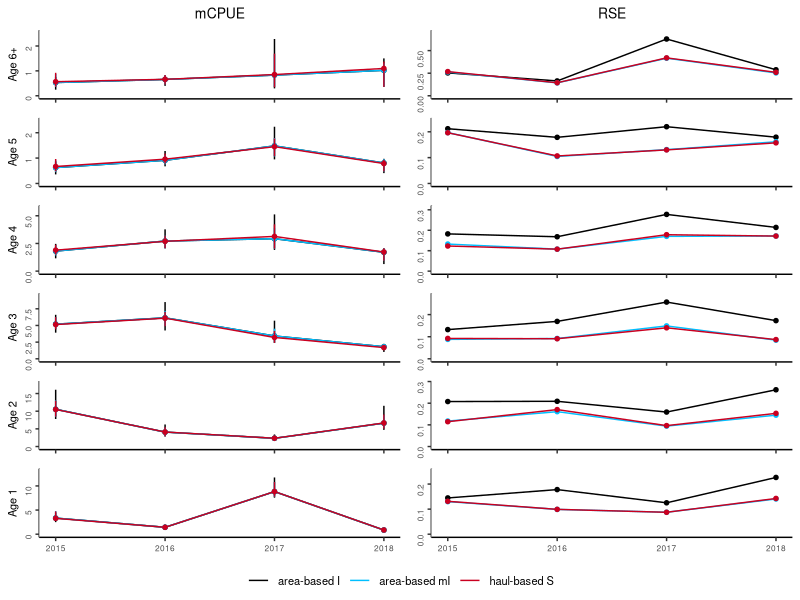
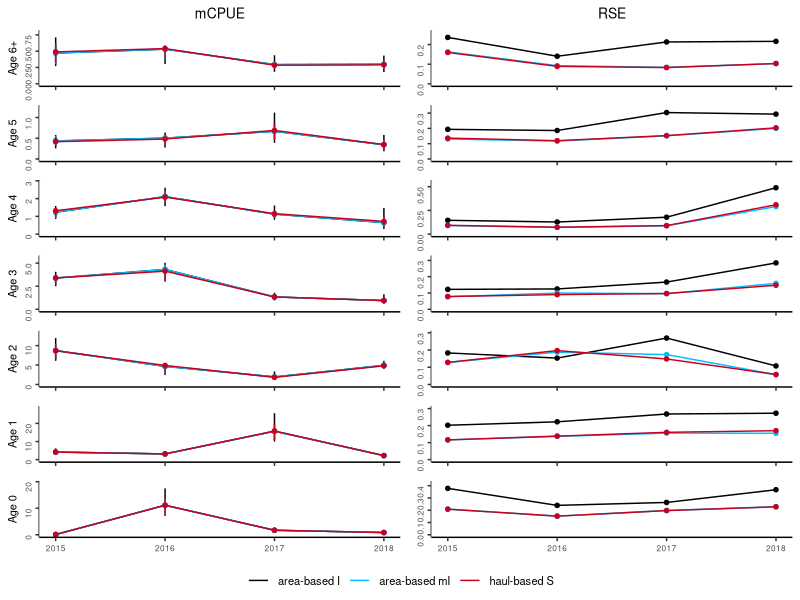
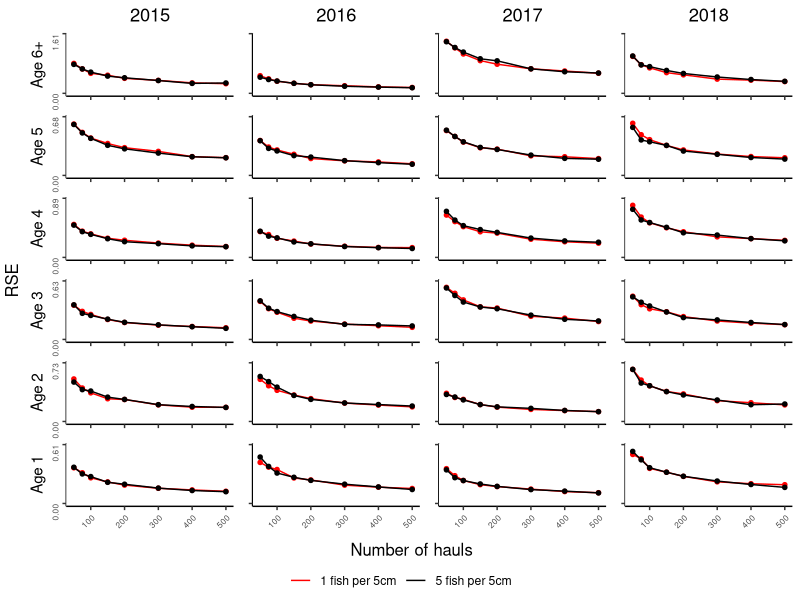
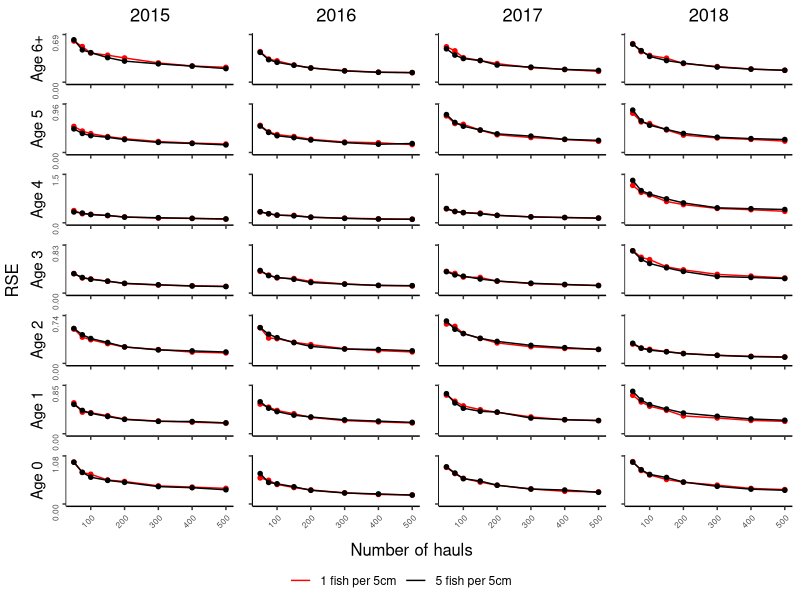
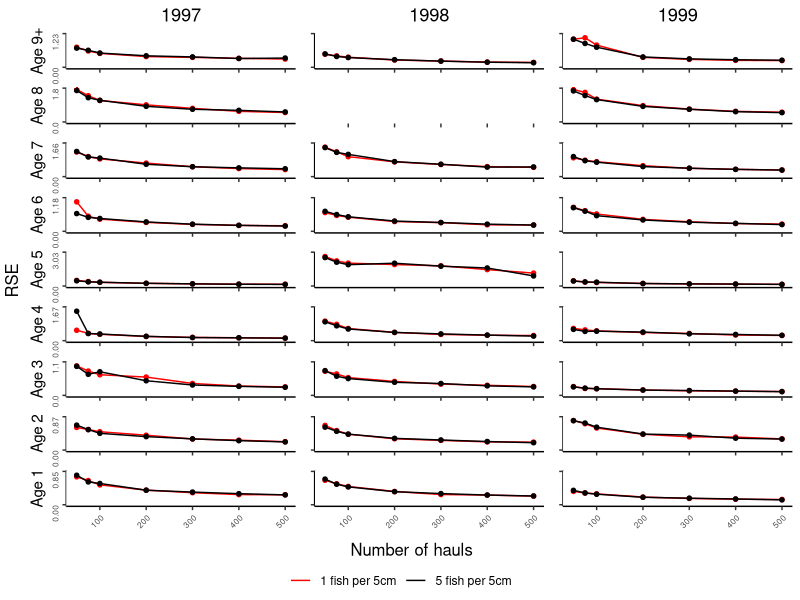
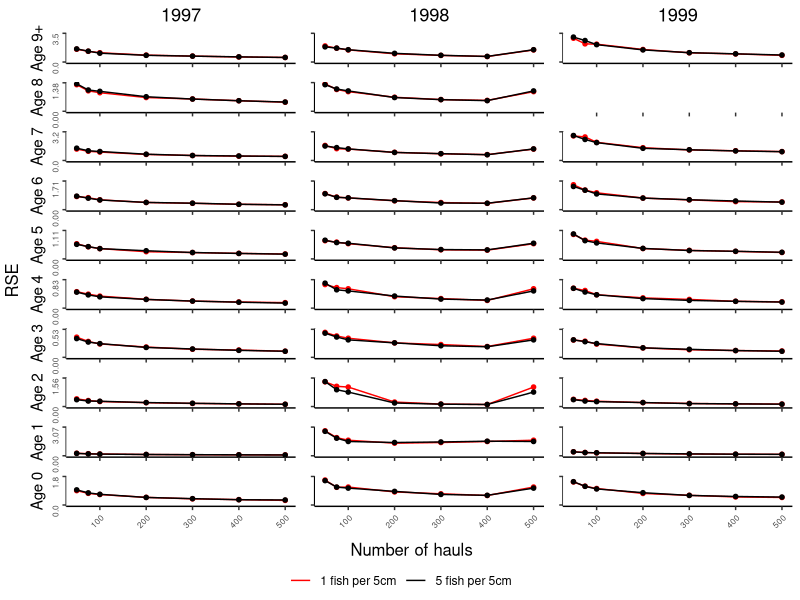

These charts were generated, in order, by the following R code:
#
# Example of tabulated plot inspired by Gerritsen et al. 2006
#

library(ggplot2)
library(grid)
library(gridExtra)
library(egg)

#' @noRd
makeColorMap <- function(columns, color){
  colors <- as.list(rep(color, length(columns)))
  names(colors) <- columns
  return(colors)
}

#' generates function for passing to tickmarks
#' tickfunctions have n number of ticks
#' lowest tick is 0
#' highes ttick is rounded of from ymax (digits determine rounding)
#' mid tick is rounded midpoint
genTickMarksFunction <- function(n=3, digits=1, slack=0.01){
  roundf <- function(x){floor(x * (10**digits))/(10**digits)}
  tickfun <- function(lim){
    if (is.infinite(lim[2]) | is.na(lim[2])){
      return(c(0.0))
    }
    maxl <- lim[2]-slack
    minl <- 0
    step <- maxl/(n-1)
    ticks <- sapply(seq(minl, maxl, step), roundf)
    return(ticks)
  }
}

#' generates function for passing to tickmaks
#' tickfunctions tries a range of preset scales form 0 to ymax 
#' and chooses the one that leaves fewer tickmars, exceding n
genTickMarksTester <- function(n=3, steps=c(.001, 0.0025, 0.005, 0.01, 0.025, 0.05, 0.1, 0.25, 0.5, 1, 2.5, 5, 10, 25, 50, 100, 250, 500)){
  
  stopifnot(all(steps == sort(steps)))
  
  tickfun <- function(lim){
    maxl <- lim[2]
    if (is.infinite(maxl) | is.na(maxl)){
      return(c(0.0))
    }
    minl <- 0
    for (step in rev(steps)){
      ticks <- seq(minl, maxl, step)
      
      if (length(ticks) >= 3){
        return(ticks)
      }
    }
    stop("Could not make tickmarks")
  }
}
ticks3 <- genTickMarksTester()
ticks2 <- genTickMarksFunction(2,2)

#' @noRd
panelPlotOverlay <- function(plotData, columnGroups, xVariable, yVariable, yVariableUpper, yVariableLower, xlimrow, ylimcol, showX=F, showY=F, ylabel="", basetheme=NULL, titletext="", pointcol=NULL, linecol=NULL, errorcol=NULL, tickmarks=NULL){

  panelplot <- ggplot(plotData, aes_string(x=xVariable, y=yVariable)) + xlim(xlimrow) + ylab(ylabel) + ylim(ylimcol)

  cols <- unique(plotData[,columnGroups])
  for (col in cols){
    colData <- plotData[plotData[,columnGroups] == col,]
    if (!is.null(yVariableUpper) & !is.null(yVariableLower)){
      panelplot <- panelplot + geom_linerange(data=colData, aes_string(ymin=yVariableLower, ymax=yVariableUpper), color=errorcol[[col]])
    }
    #points and lines
    if (nrow(colData) == 0){
      panelplot <- panelplot + geom_blank()
    }
    else{
      panelplot <- panelplot + geom_line(data=colData, aes_string(color=columnGroups))  + geom_point(data=colData, shape=20, size=2, color=pointcol[[col]])
    }

    if (!is.null(title) & col == cols[1]){
      panelplot <- panelplot + ggtitle(titletext)
    }

  }

  panelplot <- panelplot + scale_color_manual(values = unlist(linecol))
  
  panelplot <- panelplot + basetheme()
  panelplot <- panelplot + theme(panel.grid.minor = element_blank(), panel.grid.major = element_blank())
  if (!is.null(tickmarks)){
    panelplot <- panelplot + scale_y_continuous(breaks=tickmarks, limits = ylimcol)
  }
  if (!showX){
    panelplot <- panelplot + theme(axis.title.x = element_blank(), axis.text.x=element_blank())
  }
  else{
    panelplot <- panelplot + theme(axis.title.x = element_blank())
  }

  if (!showY){
    panelplot <- panelplot + theme(axis.title.y = element_blank(), axis.text.y=element_blank())
  }

  return(panelplot)
}


#' Table plot
#' @description
#'  makes a tabulated plot of estimates grouped by two covariates, one for columns, one for rows. axes of all plots are the same variables.
#' @details
#' @param data data.table() with data, must contain columns identified by parameters 'columnGroups', 'rowGroups', 'xVariable' and 'yVariable'
#' @param columnGroups character() identifies column in data that identifies the grouping used for columns in the plot
#' @param rowGRoups character() identifies column in data that identifies the grouping used for rows in the plot
#' @param xVariable character() identifies column in data containting variable to be used for x-axis
#' @param yVariable character() identifies column in data containing variable to be used for y-axis
#' @param overlayGroups character() identifies column in data specifying the groups to be overlayed
#' @param ylab character(), optional, label for y-axis, if not provided 'yVariable' will be used.
#' @param ymin numeric(), optional, lower bounds of y axis, if not NULL y axis will be adopted to data for each column
#' @param ymax numeric(), optional, upper bounds of y axis, if not provided y axis will be adopted to data for each column
#' @param xlim vector, optional, lower and upper bounds of x axis, if not provided y axis will be adapted to data for each row
#' @param pointcol character() or named list mapping the values in data[,columnGroups] to colors, color of points in plots
#' @param linecol character() or named list mapping the values in data[,columnGroups] to colors color of connecting lines in plots
#' @param errorcol character() or named list mapping the values in data[,columnGroups] to colors color of error bars
#' @param tickmarks numeric() specifies tickmarks for y-axis
#' @param basetheme ggplot2 - theme function to use for plotting. Default adjusts y-axis label alignments to account for variable width of tick-labels.
#' @param reverseX logical() whether to reverse X axes
#' @param hLineCol character() specify any column that should be used for horisontal reference lines
stackedPanelsOverlay <- function(data, columnGroups, rowGroups, xVariable, yVariable, overlayGroups, ylab=NULL, xlab=NULL, xlim=NULL, ymin=0, ymax=NULL, pointcol="black", linecol="#cb181d", errorcol="#cb181d", tickmarks=NULL, basetheme=function(x){ggplot2::theme_classic() + theme(plot.title = element_text(hjust = 0.5), axis.text.y = element_text(angle = 90, hjust = 1, size=6))}, reverseX=F, hLineCol=NULL){

  if(is.numeric(columnGroups) | is.numeric(rowGroups)){
    stop("ColumnGroups and rowGroups can not be numeric variables. Covert with as.character()")
  }

  if (!all(c(columnGroups, rowGroups, xVariable, yVariable) %in% names(data))){
    stop("Some arguments (columnGroups, rowGroups, xVariable, yVariable) not found in data.")
  }

  if (any(is.na(data[,c(columnGroups, rowGroups, xVariable)]))){
    stop("NAs in grouping variables or x variable")
  }

  if (is.null(ylab)){
    ylab <- yVariable
  }

  if (is.null(xlab)){
    xlab <- xVariable
  }

  rows <- sort(unique(unlist(data[,rowGroups])), decreasing = T)
  cols <- sort(unique(unlist(data[,columnGroups])))
  og <- sort(unique(unlist(data[,overlayGroups])))
  if (is.character(linecol)){
    linecol <- makeColorMap(og, linecol)
  }
  if (is.character(pointcol)){
    pointcol <- makeColorMap(og, pointcol)
  }
  if (is.character(errorcol)){
    errorcol <- makeColorMap(og, errorcol)
  }

  panels <- list()
  for (row in rows){

    #determine ylims if necessary
    minvar <- yVariable
    miny <- ymin
    if (is.null(miny)){
      miny <- min(data[data[,rowGroups] == row,minvar])
      miny <- miny - abs(miny) * .1
    }

    maxvar <- yVariable
    maxy <- ymax
    if (is.null(maxy)){
      maxy <- max(data[data[,rowGroups] == row,maxvar])
      maxy <- maxy + abs(maxy) * .1
    }
    ylimcol <- c(miny, maxy)

    for (col in cols){
      xlimrow <- xlim
      if (is.null(xlimrow)){
        xlimrow <- c(min(data[data[,columnGroups] == col,xVariable]), max(data[data[,columnGroups] == col,xVariable]))
      }

      title <- NULL
      if (row == rows[1]){
        title = col
      }

      plotdata <- data[data[,columnGroups] == col & data[,rowGroups] == row,]

      referenceline <- NULL
      if (!is.null(hLineCol)){
        stopifnot(length(unique(unlist(plotdata[,hLineCol])))==1)
        referenceline <- unlist(plotdata[,hLineCol])[1]
      }

      panel <- panelPlotOverlay(plotdata, overlayGroups, xVariable, yVariable, yVariableUpper=NULL, yVariableLower=NULL, xlimrow, ylimcol, showX=(row == rows[length(rows)]), showY=(col == cols[1]), ylabel=row, basetheme=basetheme, title=title, pointcol=pointcol, linecol=linecol, errorcol=errorcol, tickmarks=tickmarks)
      panel <- panel + theme(legend.position="none")
      panels[[paste(row, col, sep="/")]] <- panel

    }
  }

  g <- ggplotGrob(panels[[1]] + theme(legend.position="bottom", legend.title = element_blank()))$grobs
  legend <- g[[which(sapply(g, function(x) x$name) == "guide-box")]]
  lheight <- sum(legend$height)
  grid.arrange(
    ggarrange(
      plots=panels,
      nrow=length(rows),
      left=ylab,
      bottom=xlab,draw=F
    ),
    legend,
    ncol = 1,
    heights = unit.c(unit(1, "npc") - lheight, lheight))
}

#' Makes Two column plot-table
#' Same x-axis, and row-categories, but two different y-axis for the different groups.
#' values for each of the column groups are plotted on top of each other in the column to the right for yvariable1
#' values for each of the column groups are plotted on top of each other in the column to the left for yvariable2
overlayedColumnPlot <- function(data, columnGroups, rowGroups, xVariable, yVariable1, yVariable2, yVariable1Lower=NULL, yVariable1Upper=NULL, yVariable2Lower=NULL, yVariable2Upper=NULL, ylab1=NULL, ylab2=NULL, xlab=NULL, xlim=NULL, ymin1=0, ymin2=0, ymax1=NULL, ymax2=NULL, pointcol="black", linecol="#cb181d", errorcol="#cb181d", tickmarksY1=NULL, tickmarksY2=NULL, basetheme=function(x){ggplot2::theme_classic() + theme(plot.title = element_text(hjust = 0.5, size=10), axis.title.y = element_text(size=8), axis.text.y = element_text(angle = 90, hjust = 1, size=6), axis.text.x=element_text(size=6), legend.text = element_text(size=8))}){
  if(is.numeric(columnGroups) | is.numeric(rowGroups)){
    stop("ColumnGroups and rowGroups can not be numeric variables. Covert with as.character()")
  }

  if (!all(c(columnGroups, rowGroups, xVariable, yVariable1, yVariable2) %in% names(data))){
    stop("Some arguments (columnGroups, rowGroups, xVariable, yVariable1, yvaraible2) not found in data.")
  }

  if (any(is.na(data[,c(columnGroups, rowGroups, xVariable)]))){
    stop("NAs in grouping variables or x variable")
  }

  if (is.null(yVariable1Upper) + is.null(yVariable1Lower) == 1){
    stop("Provide either both yVariableUpper and yVariableLower, or neither of them")
  }
  if (is.null(yVariable2Upper) + is.null(yVariable2Lower) == 1){
    stop("Provide either both yVariableUpper and yVariableLower, or neither of them")
  }

  if (is.null(ylab1)){
    ylab1 <- yVariable1
  }
  if (is.null(ylab2)){
    ylab2 <- yVariable2
  }

  if (is.null(xlab)){
    xlabel <- xVariable
  }
  else{
    xlabel <- xlab
  }

  rows <- sort(unique(unlist(data[,rowGroups])), decreasing = T)
  cols <- sort(unique(unlist(data[,columnGroups])))

  if (is.character(linecol)){
    linecol <- makeColorMap(cols, linecol)
  }
  if (is.character(pointcol)){
    pointcol <- makeColorMap(cols, pointcol)
  }
  if (is.character(errorcol)){
    errorcol <- makeColorMap(cols, errorcol)
  }

  panels <- list()
  for (row in rows){

    #determine ylims for yVariable1 if necessary
    minvar1 <- yVariable1
    if (!is.null(yVariable1Lower)){
      minvar1 <- yVariable1Lower
    }
    miny1 <- ymin1
    if (is.null(miny1)){
      miny1 <- min(data[data[,rowGroups] == row,minvar1])
      miny1 <- miny1 - abs(miny1) * .1
    }

    maxvar1 <- yVariable1
    if (!is.null(yVariable1Upper)){
      maxvar1 <- yVariable1Upper
    }
    maxy1 <- ymax1
    if (is.null(maxy1)){
      maxy1 <- max(data[data[,rowGroups] == row,maxvar1])
      maxy1 <- maxy1 + abs(maxy1) * .1
    }
    ylim1col <- c(miny1, maxy1)


    #determine ylims for yVariable2 if necessary
    minvar2 <- yVariable2
    if (!is.null(yVariable2Lower)){
      minvar2 <- yVariable2Lower
    }
    miny2 <- ymin2
    if (is.null(miny2)){
      miny2 <- min(data[data[,rowGroups] == row,minvar2])
      miny2 <- miny2 - abs(miny2) * .1
    }

    maxvar2 <- yVariable2
    if (!is.null(yVariable2Upper)){
      maxvar2 <- yVariable2Upper
    }
    maxy2 <- ymax2
    if (is.null(maxy2)){
      maxy2 <- max(data[data[,rowGroups] == row,maxvar2])
      maxy2 <- maxy2 + abs(maxy2) * .1
    }
    ylim2col <- c(miny2, maxy2)

    #get x-axis and title params
    xlimrow <- xlim
    if (is.null(xlimrow)){
      xlimrow <- c(min(data[,xVariable]), max(data[,xVariable]))
    }

    title1 <- NULL
    if (row == rows[1]){
      title1 = yVariable1
    }
    title2 <- NULL
    if (row == rows[1]){
      title2 = yVariable2
    }

    plotdata <- data[data[,rowGroups] == row,]
    #plot yvar1
    panel <- panelPlotOverlay(plotdata, columnGroups, xVariable, yVariable1, yVariable1Upper, yVariable1Lower, xlimrow, ylim1col, showX=(row == rows[length(rows)]), showY=T, ylabel=row, basetheme=basetheme, title=title1, pointcol=pointcol, linecol=linecol, errorcol=errorcol, tickmarks=tickmarksY1)
    panel <- panel + theme(legend.position="none")
    panels[[paste(row, "yvar1", sep="/")]] <- panel

    #plot yvar2
    panel <- panelPlotOverlay(plotdata, columnGroups, xVariable, yVariable2, yVariable2Upper, yVariable2Lower, xlimrow, ylim2col, showX=(row == rows[length(rows)]), showY=T, ylabel=NULL, basetheme=basetheme, title=title2, pointcol=pointcol, linecol=linecol, errorcol=errorcol, tickmarks=tickmarksY2)
    panel <- panel + theme(legend.position="none")
    panels[[paste(row, "yvar2", sep="/")]] <- panel

  }


  g <- ggplotGrob(panels[[1]] + theme(legend.position="bottom", legend.title = element_blank()))$grobs
  legend <- g[[which(sapply(g, function(x) x$name) == "guide-box")]]
  lheight <- sum(legend$height)
  grid.arrange(
    ggarrange(
      plots=panels,
      nrow=length(rows),
      left=ylab,
      bottom=xlab,draw=F
    ),
    legend,
    ncol = 1,
    heights = unit.c(unit(1, "npc") - lheight, lheight))

}

warning("Change file reference to package location")
warning("Check which CI to use")
warning("Check axis labels")


#
# compare the estimated mCPUE from the two ALKs for each age group (showing confidence intervals)
#

alkresult <- read.csv("data/ALKs_results.csv", sep=";", stringsAsFactors = F, dec = ",", na.strings = c("#N/A"))

areab <- alkresult$ALK %in% "area based"
haulb <- alkresult$ALK %in% "haul based"
alkresult[areab,5] <- "area-based"
alkresult[haulb,5] <- "haul-based"


alkresult$bs <- NULL
alkresult[alkresult$Bootstrap=="Stratified", "bs"] <- "S"
alkresult[alkresult$Bootstrap=="ICES-IBTS", "bs"] <- "I"
alkresult[alkresult$Bootstrap=="Modified-ICES", "bs"] <- "mI"
alkresult[alkresult$ALK == "area based", "ALK"] <- "area-based"
alkresult[alkresult$ALK == "haul based", "ALK"] <- "haul-based"
alkresult$ALKm <- paste(alkresult$ALK, alkresult$bs, sep=" ")
alkresult$age <- paste("Age", alkresult$age)
alkresult$RSE <- alkresult$sd / alkresult$mCPUE


estimator_colors <- list()

estimator_colors[["area-based I"]] <- "#000000"   # "#92c5de"
estimator_colors[["area-based mI"]] <-"#00BFFF"  #"#0000CD"  #"#0571b0"
estimator_colors[["haul-based S"]] <- "#ca0020"

####
# Plot 1
# Using Q1 and all years
#
#

#path= "G:/DOCUMENTS/IBTSgithub3/New-IBTS-Project/TestPackage/ices/figures/"
alkq1 <- alkresult[alkresult$Quarter=="Q1",]
alkq1 <- alkq1[alkq1$age != "Age 0",]

pdf(file = "ices/figures/ALK_Bootstrap_Plots_Edvin/mCpueRseQ1a.pdf", width=3.35, onefile = F) #85mm in inches (3.35) or 170mm (6.69 inches)
overlayedColumnPlot(data = alkq1, columnGroups = "ALKm", rowGroups = "age", xVariable = "Year", yVariable1 = "mCPUE", yVariable2 = "RSE", yVariable1Lower = "Q025", yVariable1Upper = "Q975", tickmarksY1 = ticks3, tickmarksY2=ticks3, pointcol = estimator_colors, linecol = estimator_colors, errorcol = estimator_colors)
dev.off()

####
# Plot 2 - for supplementary
# As plot 1, but for Q3, retaining age group 0
# Using Q3 and all years
alkq3 <- alkresult[alkresult$Quarter=="Q3",]
pdf(file = "ices/figures/ALK_Bootstrap_Plots_Edvin/suppMatMcpueRseQ3.pdf", width=3.35, onefile = F) #85mm in inches
overlayedColumnPlot(data = alkq3, columnGroups = "ALKm", rowGroups = "age", xVariable = "Year", yVariable1 = "mCPUE", yVariable2 = "RSE", yVariable1Lower = "Q025", yVariable1Upper = "Q975", tickmarksY1 = ticks3, tickmarksY2=ticks3, pointcol = estimator_colors, linecol = estimator_colors, errorcol = estimator_colors)
dev.off()


####
# Plot 7
# overlay 1 and 5 for otholith per 5 cm

resamplingCol <- list()
resamplingCol[["1 fish per 5cm"]] <- "red"
resamplingCol[["5 fish per 5cm"]] <- "black"

resamplingOtolithsAndHauls <- read.csv("OtolithsAndHauls_Results_2015_2018/OtolAndHaul_1_5_per_5cm_areaBased2015_2018.csv", sep=";", stringsAsFactors = F, na.strings=c("NA"))
oneFish <- resamplingOtolithsAndHauls$Otolith_per5cm %in% 1
fiveFish <- resamplingOtolithsAndHauls$Otolith_per5cm %in% 5
resamplingOtolithsAndHauls[oneFish,5] <- "1 fish per 5cm"
resamplingOtolithsAndHauls[fiveFish,5] <- "5 fish per 5cm"

resamplingOtolithsAndHauls$cv <- resamplingOtolithsAndHauls$sd / resamplingOtolithsAndHauls$bootstrapMean
resamplingOtolithsAndHauls$age <- paste("Age", resamplingOtolithsAndHauls$age)
resamplingOtolithsAndHauls$Year <- as.character(resamplingOtolithsAndHauls$Year)
resamplingOtolithsAndHauls$Otolith_per5cm <- as.character(resamplingOtolithsAndHauls$Otolith_per5cm)
resamplingOtolithsAndHaulsQ1 <- resamplingOtolithsAndHauls[resamplingOtolithsAndHauls$Quarter=="Q1",]
resamplingOtolithsAndHaulsQ1 <- resamplingOtolithsAndHaulsQ1[resamplingOtolithsAndHaulsQ1$age != "Age 0",]

pdf(file = "ices/figures/ALK_Bootstrap_Plots_Edvin/resamplingAgeAndHaulsQ1.pdf", width=3.35, onefile = F) #85mm in inches
stackedPanelsOverlay(data = resamplingOtolithsAndHaulsQ1, columnGroups = "Year", rowGroups = "age", xVariable = "N", yVariable = "cv", overlayGroups="Otolith_per5cm", xlab="Number of hauls", ylab="RSE", ymin=0, pointcol = resamplingCol, linecol = resamplingCol, errorcol = resamplingCol, tickmarks = ticks2, basetheme=function(x){ggplot2::theme_classic() + theme(plot.title = element_text(hjust = 0.5), axis.text.y = element_text(angle = 90, hjust = 1, size=6), axis.text.x = element_text(angle = 45, hjust = 1, size=6))})
dev.off()

####
# Plot 8 - supplementary
# Like plot 7, but for Q3 and including aGE GROUP 0
resamplingOtolithsAndHaulsQ3 <- resamplingOtolithsAndHauls[resamplingOtolithsAndHauls$Quarter=="Q3",]
pdf(file = "ices/figures/ALK_Bootstrap_Plots_Edvin/suppMatResamplingAgeAndHaulsQ3.pdf", width=3.35, onefile = F) #85mm in inches
stackedPanelsOverlay(data = resamplingOtolithsAndHaulsQ3, columnGroups = "Year", rowGroups = "age", xVariable = "N", yVariable = "cv", overlayGroups="Otolith_per5cm", xlab="Number of hauls", ylab="RSE", ymin=0, pointcol = resamplingCol, linecol = resamplingCol, errorcol = resamplingCol, tickmarks = ticks2, basetheme=function(x){ggplot2::theme_classic() + theme(plot.title = element_text(hjust = 0.5), axis.text.y = element_text(angle = 90, hjust = 1, size=6), axis.text.x = element_text(angle = 45, hjust = 1, size=6))})
dev.off()

####
# Plot 9  - supplementary
# Like plot 7, but for 1997 - 1999
resamplingOtolithsAndHauls <- read.csv("OtolithsAndHauls_Results_1997_1999/OtolAndHaul_1_5_per_5cm_areaBased1997_1999.csv", sep=";", stringsAsFactors = F, na.strings=c("NA"))
oneFish <- resamplingOtolithsAndHauls$Otolith_per5cm %in% 1
fiveFish <- resamplingOtolithsAndHauls$Otolith_per5cm %in% 5
resamplingOtolithsAndHauls[oneFish,6] <- "1 fish per 5cm"
resamplingOtolithsAndHauls[fiveFish,6] <- "5 fish per 5cm"

resamplingOtolithsAndHauls$cv <- resamplingOtolithsAndHauls$sd / resamplingOtolithsAndHauls$bootstrapMean
resamplingOtolithsAndHauls$age <- paste("Age", resamplingOtolithsAndHauls$age)
resamplingOtolithsAndHauls$Year <- as.character(resamplingOtolithsAndHauls$Year)
resamplingOtolithsAndHauls$Otolith_per5cm <- as.character(resamplingOtolithsAndHauls$Otolith_per5cm)
resamplingOtolithsAndHaulsQ1 <- resamplingOtolithsAndHauls[resamplingOtolithsAndHauls$Quarter=="Q1",]
resamplingOtolithsAndHaulsQ1 <- resamplingOtolithsAndHaulsQ1[resamplingOtolithsAndHaulsQ1$age != "Age 0",]

pdf(file = "ices/figures/ALK_Bootstrap_Plots_Edvin/suppMatResamplingAgeAndHaulsQ197-99.pdf", width=3.35, onefile = F) #85mm in inches
stackedPanelsOverlay(data = resamplingOtolithsAndHaulsQ1, columnGroups = "Year", rowGroups = "age", xVariable = "N", yVariable = "cv", overlayGroups="Otolith_per5cm", xlab="Number of hauls", ylab="RSE", ymin=0, pointcol = resamplingCol, linecol = resamplingCol, errorcol = resamplingCol, tickmarks = ticks2, basetheme=function(x){ggplot2::theme_classic() + theme(plot.title = element_text(hjust = 0.5), axis.text.y = element_text(angle = 90, hjust = 1, size=6), axis.text.x = element_text(angle = 45, hjust = 1, size=6))})
dev.off()


####
# Plot 10  - supplementary
# Like plot 9, but for Q3 and including age group 0

resamplingOtolithsAndHaulsQ3 <- resamplingOtolithsAndHauls[resamplingOtolithsAndHauls$Quarter=="Q3",]
pdf(file = "ices/figures/ALK_Bootstrap_Plots_Edvin/suppMatResamplingAgeAndHaulsQ397-99.pdf", width=3.35, onefile = F) #85mm in inches
stackedPanelsOverlay(data = resamplingOtolithsAndHaulsQ3, columnGroups = "Year", rowGroups = "age", xVariable = "N", yVariable = "cv", overlayGroups="Otolith_per5cm", xlab="Number of hauls", ylab="RSE", ymin=0, pointcol = resamplingCol, linecol = resamplingCol, errorcol = resamplingCol, tickmarks = ticks2, basetheme=function(x){ggplot2::theme_classic() + theme(plot.title = element_text(hjust = 0.5), axis.text.y = element_text(angle = 90, hjust = 1, size=6), axis.text.x = element_text(angle = 45, hjust = 1, size=6))})
dev.off()
